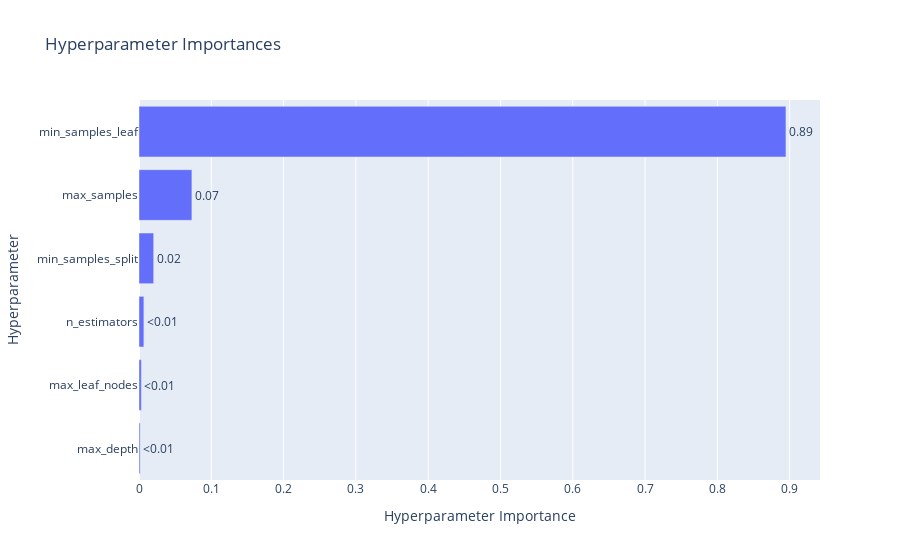

Source (notebook cell):
### Code cell
# Plot parameter importances
plot_param_importances(study)

### Figure 1 — Plotly figure (JSON) as saved in the notebook; plotly's stock layout.template omitted (floating-point values rounded to 4 significant figures)
{"data": [{"cliponaxis": false, "hovertemplate": ["max_depth (IntDistribution): 0.0015824870249402058<extra></extra>", "max_leaf_nodes (IntDistribution): 0.0032886738927378977<extra></extra>", "n_estimators (IntDistribution): 0.006765709571667514<extra></extra>", "min_samples_split (IntDistribution): 0.020300879773117703<extra></extra>", "max_samples (IntDistribution): 0.07318265998576928<extra></extra>", "min_samples_leaf (IntDistribution): 0.8948795897517674<extra></extra>"], "name": "Objective Value", "orientation": "h", "text": ["<0.01", "<0.01", "<0.01", "0.02", "0.07", "0.89"], "textposition": "outside", "type": "bar", "x": [0.001582, 0.003289, 0.006766, 0.0203, 0.07318, 0.8949], "y": ["max_depth", "max_leaf_nodes", "n_estimators", "min_samples_split", "max_samples", "min_samples_leaf"]}], "layout": {"title": {"text": "Hyperparameter Importances"}, "xaxis": {"title": {"text": "Hyperparameter Importance"}}, "yaxis": {"title": {"text": "Hyperparameter"}}}}
